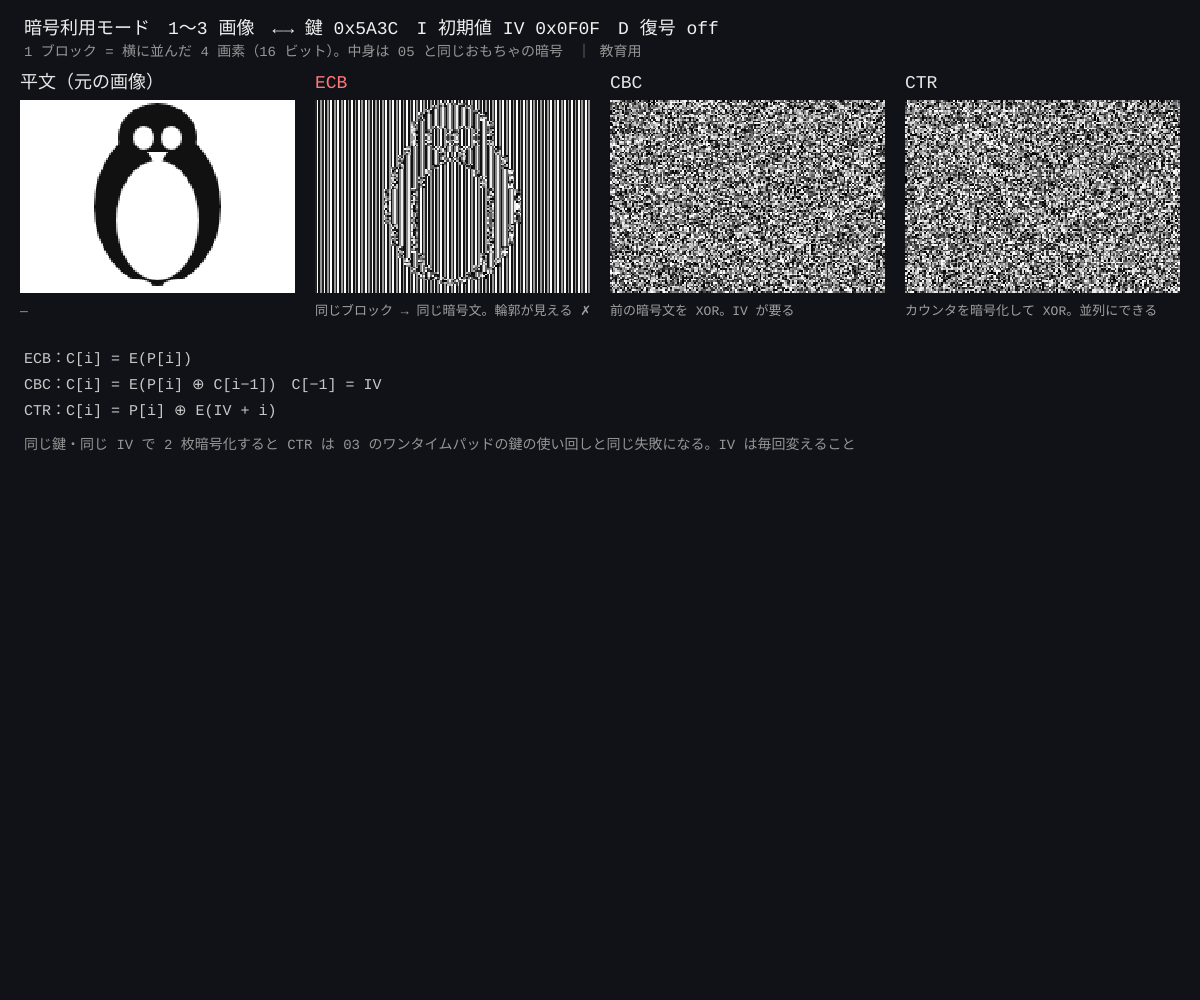
Frame 1 (no input)
Frame 60 (no input): identical to frame 1, image omitted
Frame 120 (the mouse pressed at the canvas centre since frame 60): identical to frame 1, image omitted

The p5.js sketch that drew this single still picture (run headless with seeded random() and noise() and a simulated clock; from frame 60 on, the mouse is pressed at the canvas centre):

// p5.js sketch
// ── sketch.js
// ============================================
// 06 暗号利用モード（ECB・CBC・CTR）
// ブロック暗号は 16 ビットずつしか暗号化できない。長いデータ（画像）をどうつなぐか = 利用モード
//   ECB：ブロックごとにそのまま暗号化 → 同じ色のブロックは同じ暗号文 → 絵の輪郭が透けて見える！
//   CBC：1 つ前の暗号文を XOR してから暗号化 → 連鎖して模様が消える
//   CTR：カウンタ（0, 1, 2, …）を暗号化した列を XOR → ストリーム暗号のように使える
// 1〜3 = 画像 / ←→ = 鍵を変える / I = 初期値（IV）を変える / D = 復号して見せる
// ※ 教育用（05 と同じおもちゃの 16 ビット暗号）。実際の安全な暗号には使わない
// ============================================

const SBOX = [0xC, 0x5, 0x6, 0xB, 0x9, 0x0, 0xA, 0xD, 0x3, 0xE, 0xF, 0x8, 0x4, 0x7, 0x1, 0x2];
let INV = [];
let W = 160, H = 112;        // ★ 画像の大きさ（4 画素 × 4 ビット = 1 ブロック）
let cipherKey = 0x5A3C, iv = 0x0F0F;
let picture = 1, showDecrypt = false;
let plainBlocks = [], layers = {};

function setup() {
  createCanvas(windowWidth, windowHeight);
  textFont('monospace');
  for (let i = 0; i < 16; i++) INV[SBOX[i]] = i;
  for (let name of ['plain', 'ecb', 'cbc', 'ctr']) { layers[name] = createGraphics(W, H); layers[name].pixelDensity(1); }
  makePicture();
}

// 画像を描いて、1 画素 = 4 ビット（16 段階の明るさ）にする
function makePicture() {
  let g = createGraphics(W, H);
  g.pixelDensity(1);
  g.background(255);
  g.noStroke();
  if (picture === 1) {          // ペンギン風
    g.fill(20); g.ellipse(80, 62, 74, 92); g.ellipse(80, 22, 46, 40);
    g.fill(240); g.ellipse(80, 70, 48, 70); g.ellipse(72, 22, 12, 14); g.ellipse(88, 22, 12, 14);
    g.fill(250, 160, 30); g.triangle(74, 30, 86, 30, 80, 40); g.ellipse(66, 108, 22, 8); g.ellipse(94, 108, 22, 8);
  } else if (picture === 2) {   // 文字
    g.fill(30); g.textSize(64); g.textStyle(BOLD); g.textAlign(CENTER, CENTER); g.text('p5', 80, 52);
    g.fill(120); g.rect(10, 96, 140, 8);
  } else {                      // しま模様と円
    for (let i = 0; i < 8; i++) { g.fill(i % 2 ? 60 : 200); g.rect(i * 20, 0, 20, H); }
    g.fill(0); g.circle(80, 56, 60);
  }
  g.loadPixels();
  plainBlocks = [];
  for (let y = 0; y < H; y++) for (let bx = 0; bx < W / 4; bx++) {
    let v = 0;
    for (let k = 0; k < 4; k++) {
      let i = 4 * (y * W + bx * 4 + k);
      v = (v << 4) | floor(g.pixels[i] / 16);      // 明るさ 0〜255 → 0〜15
    }
    plainBlocks.push(v);
  }
  g.remove();
  encryptAll();
}

// ★ 3 つのモードで暗号化（showDecrypt なら、そのあと復号もする）
function encryptAll() {
  let n = plainBlocks.length, ecb = [], cbc = [], ctr = [];
  let prev = iv;
  for (let i = 0; i < n; i++) {
    let p = plainBlocks[i];
    ecb[i] = enc(p);                         // ECB：そのまま
    cbc[i] = enc(p ^ prev); prev = cbc[i];   // CBC：前の暗号文を混ぜる
    ctr[i] = p ^ enc((iv + i) & 0xFFFF);     // CTR：カウンタを暗号化して XOR
  }
  if (showDecrypt) {
    let prevC = iv;
    for (let i = 0; i < n; i++) {
      let c = cbc[i];
      ecb[i] = dec(ecb[i]);
      cbc[i] = dec(c) ^ prevC; prevC = c;
      ctr[i] = ctr[i] ^ enc((iv + i) & 0xFFFF);
    }
  }
  paint(layers.plain, plainBlocks);
  paint(layers.ecb, ecb);
  paint(layers.cbc, cbc);
  paint(layers.ctr, ctr);
}

function paint(g, blocks) {
  g.loadPixels();
  for (let b = 0; b < blocks.length; b++) {
    let y = floor(b / (W / 4)), bx = b % (W / 4);
    for (let k = 0; k < 4; k++) {
      let v = ((blocks[b] >> (12 - 4 * k)) & 0xF) * 17;
      let i = 4 * (y * W + bx * 4 + k);
      g.pixels[i] = v; g.pixels[i + 1] = v; g.pixels[i + 2] = v; g.pixels[i + 3] = 255;
    }
  }
  g.updatePixels();
}

function draw() {
  background(16, 18, 24);
  noStroke();
  fill(240);
  textSize(18);
  text('暗号利用モード　1〜3 画像　←→ 鍵 ' + hex4(cipherKey) + '　I 初期値 IV ' + hex4(iv) + '　D 復号 ' + (showDecrypt ? 'ON' : 'off'), 24, 34);
  fill(150);
  textSize(14);
  text('1 ブロック = 横に並んだ 4 画素（16 ビット）。中身は 05 と同じおもちゃの暗号　｜ 教育用', 24, 56);

  let pw = (width - 100) / 4, ph = pw * H / W;
  if (ph > height - 220) { ph = height - 220; pw = ph * W / H; }
  let names = [['plain', '平文（元の画像）', '—'], ['ecb', 'ECB', '同じブロック → 同じ暗号文。輪郭が見える ✗'],
    ['cbc', 'CBC', '前の暗号文を XOR。IV が要る'], ['ctr', 'CTR', 'カウンタを暗号化して XOR。並列にできる']];
  noSmooth();
  for (let i = 0; i < 4; i++) {
    let x = 20 + i * (pw + 20), y = 100;
    image(layers[names[i][0]], x, y, pw, ph);
    fill(i === 1 ? color(255, 120, 120) : 230);
    textSize(18);
    text(names[i][1] + (showDecrypt && i > 0 ? ' → 復号' : ''), x, y - 12);
    fill(160);
    textSize(13);
    text(names[i][2], x, y + ph + 22);
  }
  smooth();

  // 図：3 つのモードのつなぎ方
  let dy = 100 + ph + 70;
  fill(200);
  textSize(15);
  text('ECB：C[i] = E(P[i])', 24, dy);
  text('CBC：C[i] = E(P[i] ⊕ C[i−1])　C[−1] = IV', 24, dy + 26);
  text('CTR：C[i] = P[i] ⊕ E(IV + i)', 24, dy + 52);
  fill(150);
  textSize(14);
  text('同じ鍵・同じ IV で 2 枚暗号化すると CTR は 03 のワンタイムパッドの鍵の使い回しと同じ失敗になる。IV は毎回変えること', 24, dy + 86);
}

function keyPressed() {
  if (key === '1' || key === '2' || key === '3') { picture = int(key); makePicture(); return false; }
  if (key === LEFT_ARROW || key === RIGHT_ARROW) cipherKey = floor(random(65536));
  if (key === 'i' || key === 'I') iv = floor(random(65536));
  if (key === 'd' || key === 'D') showDecrypt = !showDecrypt;
  encryptAll();
  return false;
}

// ---------- やってみよう ----------
// 1. 画像 1〜3 で ECB を見比べよう。どんな画像だと輪郭がいちばんよく見える？
// 2. 鍵を変えても ECB の輪郭は消えない。なぜ？（鍵ではなく「モード」の問題）
// 3. encryptAll の CBC で、暗号文の 1 ブロックだけ壊して（cbc[100] ^= 1）から復号すると、何ブロック壊れる？ CTR では？
// 4. W, H を大きくすると細かい絵になる。ブロックを縦 2 × 横 2 画素にするとどう見える？

// ==================================================
// ここから下は「道具」（05 と同じおもちゃの 16 ビット SPN 暗号と、その逆）
// ==================================================
function subst(x, box) { let y = 0; for (let i = 0; i < 4; i++) y |= box[(x >> (4 * i)) & 0xF] << (4 * i); return y; }
function pboxIndex(b) { return (b % 4) * 4 + (b >> 2); }
function permute(x) { let y = 0; for (let b = 0; b < 16; b++) if ((x >> (15 - b)) & 1) y |= 1 << (15 - pboxIndex(b)); return y; }
function roundKey(k, r) { let s = (3 * r) % 16; return (((k << s) | (k >>> (16 - s))) ^ (0x1357 * (r + 1))) & 0xFFFF; }
const ROUNDS = 4;
function enc(x) {
  for (let r = 0; r < ROUNDS; r++) { x ^= roundKey(cipherKey, r); x = subst(x, SBOX); if (r < ROUNDS - 1) x = permute(x); }
  return x ^ roundKey(cipherKey, ROUNDS);
}
function dec(x) {   // 逆順にたどる（P ボックスは 4×4 の転置なので、もう一度かけると元に戻る）
  x ^= roundKey(cipherKey, ROUNDS);
  for (let r = ROUNDS - 1; r >= 0; r--) { if (r < ROUNDS - 1) x = permute(x); x = subst(x, INV); x ^= roundKey(cipherKey, r); }
  return x;
}
function hex4(v) { return '0x' + v.toString(16).toUpperCase().padStart(4, '0'); }
